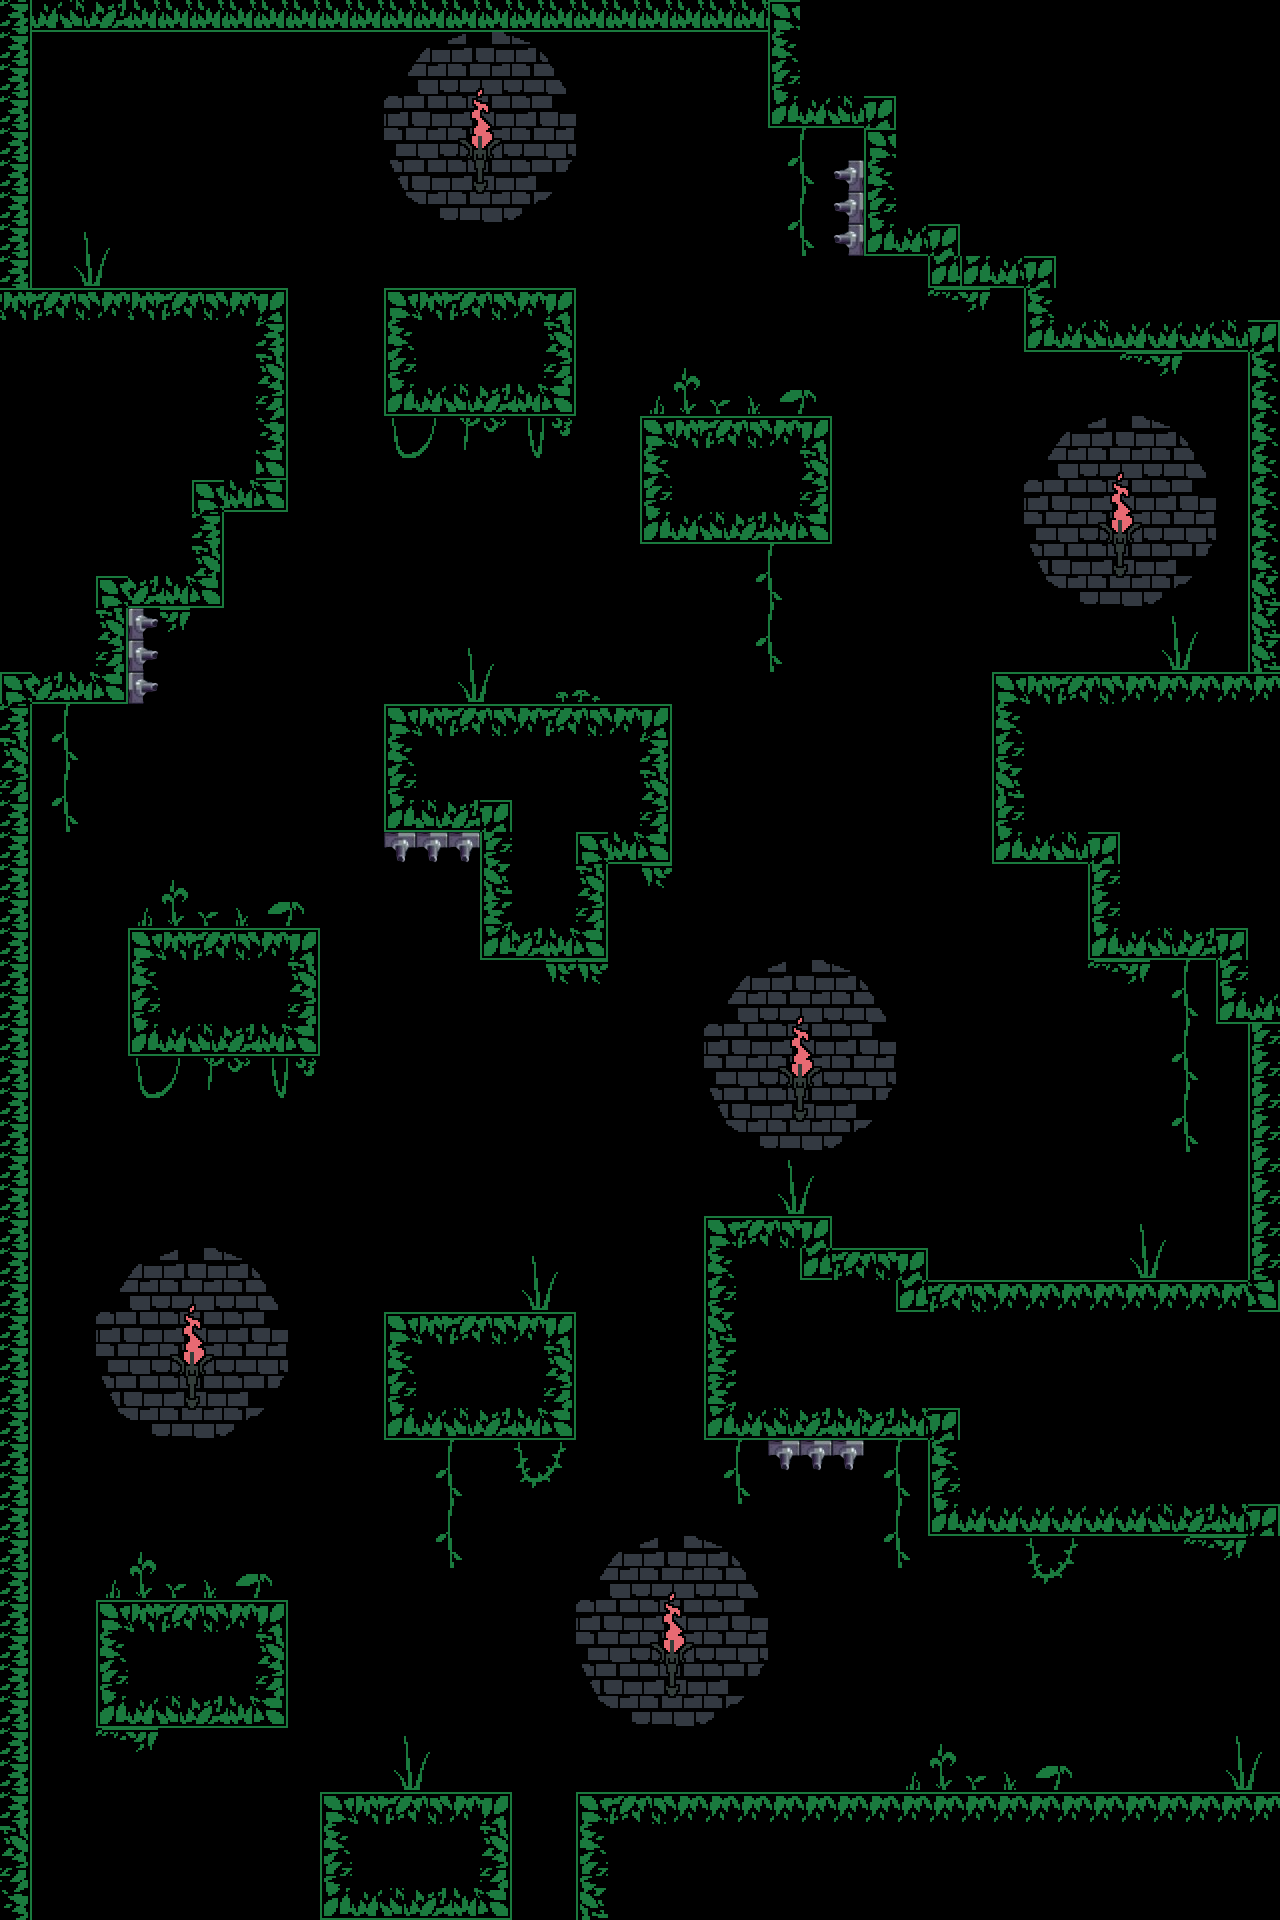

Rendered tile map (Tiled .tmx) drawn with the repository's tilesets; below, a short description and the map source with its tile grids summarised:
An orthogonal 40x60 tile map with 32x32 px tiles, 3 tile layers (Tile Layer 1, Tile Layer 3, Touchable), 4 tilesets and 40 objects (SpawnPoint).

<map version="1.10" tiledversion="1.12.1" orientation="orthogonal" renderorder="right-down" width="40" height="60" tilewidth="32" tileheight="32" infinite="0" nextlayerid="7" nextobjectid="42">
 <tileset firstgid="1" source="../tsx_tilesets/dungeon_green.tsx" />
 <tileset firstgid="241" source="../tsx_tilesets/torches.tsx" />
 <tileset firstgid="549" source="../tsx_tilesets/Robot Tileset SELL.tsx" />
 <tileset firstgid="613" source="../tsx_tilesets/wall_turret.tsx" />
 <layer id="1" name="Tile Layer 1" width="40" height="60">
  <data>[2400 cells, 2400 non-empty, 1 distinct tile ids]</data>
 </layer>
 <layer id="3" name="Tile Layer 3" width="40" height="60">
  <data>[2400 cells, 376 non-empty, 78 distinct tile ids]</data>
 </layer>
 <objectgroup id="5" name="Spikes">
  <object id="3" gid="571" x="512" y="288" width="32" height="32">
   <properties>
    <property name="active_time" type="float" value="1.5" />
    <property name="hide_time" type="float" value="2" />
    <property name="pop_height" type="float" value="32" />
   </properties>
  </object>
  <object id="4" gid="571" x="480" y="288" width="32" height="32">
   <properties>
    <property name="active_time" type="float" value="1.5" />
    <property name="hide_time" type="float" value="2" />
    <property name="pop_height" type="float" value="32" />
   </properties>
  </object>
  <object id="5" gid="571" x="448" y="288" width="32" height="32">
   <properties>
    <property name="active_time" type="float" value="1.5" />
    <property name="hide_time" type="float" value="2" />
    <property name="pop_height" type="float" value="32" />
   </properties>
  </object>
  <object id="6" gid="571" x="1088" y="672" width="32" height="32">
   <properties>
    <property name="active_time" type="float" value="2.5" />
    <property name="hide_time" type="float" value="2" />
    <property name="pop_height" type="float" value="32" />
   </properties>
  </object>
  <object id="7" gid="571" x="1056" y="672" width="32" height="32">
   <properties>
    <property name="active_time" type="float" value="2.5" />
    <property name="hide_time" type="float" value="2" />
    <property name="pop_height" type="float" value="32" />
   </properties>
  </object>
  <object id="8" gid="571" x="1024" y="672" width="32" height="32">
   <properties>
    <property name="active_time" type="float" value="2.5" />
    <property name="hide_time" type="float" value="2" />
    <property name="pop_height" type="float" value="32" />
   </properties>
  </object>
  <object id="9" gid="571" x="1184" y="672" width="32" height="32">
   <properties>
    <property name="active_time" type="float" value="2.5" />
    <property name="hide_time" type="float" value="2" />
    <property name="pop_height" type="float" value="32" />
   </properties>
  </object>
  <object id="10" gid="571" x="1152" y="672" width="32" height="32">
   <properties>
    <property name="active_time" type="float" value="2.5" />
    <property name="hide_time" type="float" value="2" />
    <property name="pop_height" type="float" value="32" />
   </properties>
  </object>
  <object id="11" gid="571" x="1120" y="672" width="32" height="32">
   <properties>
    <property name="active_time" type="float" value="2.5" />
    <property name="hide_time" type="float" value="2" />
    <property name="pop_height" type="float" value="32" />
   </properties>
  </object>
  <object id="12" gid="571" x="544" y="704" width="32" height="32">
   <properties>
    <property name="active_time" type="float" value="1.5" />
    <property name="hide_time" type="float" value="1" />
    <property name="pop_height" type="float" value="32" />
   </properties>
  </object>
  <object id="13" gid="571" x="512" y="704" width="32" height="32">
   <properties>
    <property name="active_time" type="float" value="1.5" />
    <property name="hide_time" type="float" value="1" />
    <property name="pop_height" type="float" value="32" />
   </properties>
  </object>
  <object id="14" gid="571" x="480" y="704" width="32" height="32">
   <properties>
    <property name="active_time" type="float" value="1.5" />
    <property name="hide_time" type="float" value="1" />
    <property name="pop_height" type="float" value="32" />
   </properties>
  </object>
  <object id="15" gid="571" x="1184" y="1280" width="32" height="32">
   <properties>
    <property name="active_time" type="float" value="0.5" />
    <property name="hide_time" type="float" value="1" />
    <property name="pop_height" type="float" value="32" />
   </properties>
  </object>
  <object id="16" gid="571" x="1152" y="1280" width="32" height="32">
   <properties>
    <property name="active_time" type="float" value="0.5" />
    <property name="hide_time" type="float" value="1" />
    <property name="pop_height" type="float" value="32" />
   </properties>
  </object>
  <object id="17" gid="571" x="1120" y="1280" width="32" height="32">
   <properties>
    <property name="active_time" type="float" value="0.5" />
    <property name="hide_time" type="float" value="1" />
    <property name="pop_height" type="float" value="32" />
   </properties>
  </object>
  <object id="18" gid="571" x="1088" y="1280" width="32" height="32">
   <properties>
    <property name="active_time" type="float" value="0.5" />
    <property name="hide_time" type="float" value="1" />
    <property name="pop_height" type="float" value="32" />
   </properties>
  </object>
  <object id="19" gid="571" x="1056" y="1280" width="32" height="32">
   <properties>
    <property name="active_time" type="float" value="0.5" />
    <property name="hide_time" type="float" value="1" />
    <property name="pop_height" type="float" value="32" />
   </properties>
  </object>
  <object id="20" gid="571" x="1024" y="1280" width="32" height="32">
   <properties>
    <property name="active_time" type="float" value="0.5" />
    <property name="hide_time" type="float" value="1" />
    <property name="pop_height" type="float" value="32" />
   </properties>
  </object>
  <object id="21" gid="571" x="1152" y="1792" width="32" height="32">
   <properties>
    <property name="active_time" type="float" value="1.5" />
    <property name="hide_time" type="float" value="2" />
    <property name="pop_height" type="float" value="32" />
   </properties>
  </object>
  <object id="22" gid="571" x="1120" y="1792" width="32" height="32">
   <properties>
    <property name="active_time" type="float" value="1.5" />
    <property name="hide_time" type="float" value="2" />
    <property name="pop_height" type="float" value="32" />
   </properties>
  </object>
  <object id="23" gid="571" x="1088" y="1792" width="32" height="32">
   <properties>
    <property name="active_time" type="float" value="1.5" />
    <property name="hide_time" type="float" value="2" />
    <property name="pop_height" type="float" value="32" />
   </properties>
  </object>
  <object id="24" gid="571" x="928" y="1792" width="32" height="32">
   <properties>
    <property name="active_time" type="float" value="1.5" />
    <property name="hide_time" type="float" value="2" />
    <property name="pop_height" type="float" value="32" />
   </properties>
  </object>
  <object id="25" gid="571" x="896" y="1792" width="32" height="32">
   <properties>
    <property name="active_time" type="float" value="1.5" />
    <property name="hide_time" type="float" value="2" />
    <property name="pop_height" type="float" value="32" />
   </properties>
  </object>
  </objectgroup>
 <objectgroup id="6" name="Shooters">
  <!-- 12 objects omitted --></objectgroup>
 <layer id="2" name="Touchable" width="40" height="60">
  <data>[2400 cells, 681 non-empty, 24 distinct tile ids]</data>
 </layer>
 <objectgroup id="4" name="SpawnPoint">
  <!-- 1 objects omitted --></objectgroup>
</map>
<!-- 17 of 40 objects omitted -->
